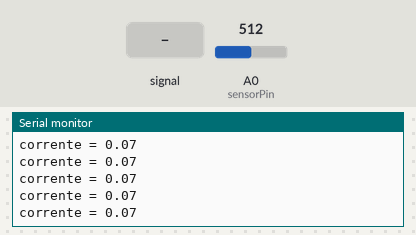
Bench run of a sketch on a simulated Arduino Uno, built with avr-gcc and run on an emulated ATmega328P. Shown: the last lines printed to the serial monitor. The test bench sets the inputs (shaded band); at power-on: A0 (sensorPin) = 512.

Above: at 1.2 s.
1.3 s: A0 (sensorPin) fed a 200 Hz sine of ±81 counts around its level
At 1.52 s:
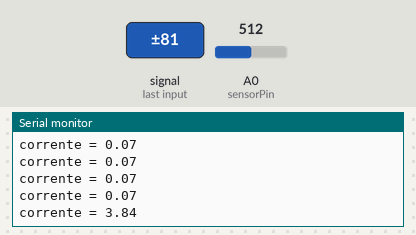
2.8 s: A0 (sensorPin) set to 716
At 2.8 s:
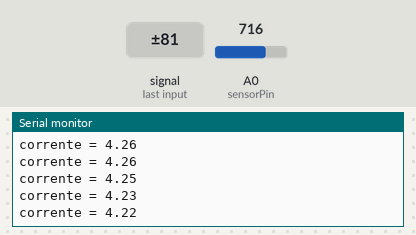
4.3 s: A0 (sensorPin) set to 900
At 4.31 s:
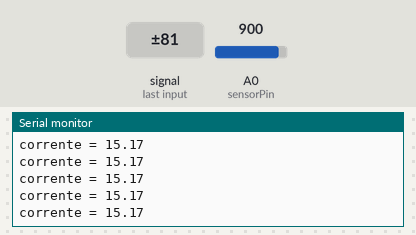
Timing chart, 0 to 7.3 s (numbered marks = the images above; inputs shaded):
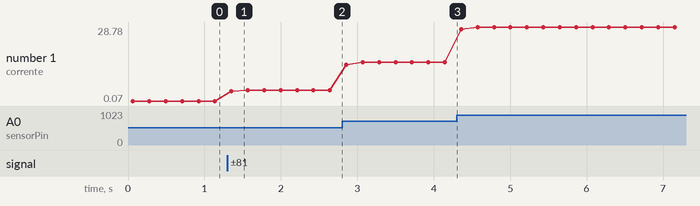

The sketch:

sensor_de_corrente.ino
```cpp
const int sensorPin = A0;
float sensorValue_aux = 0;
float sensorValue = 0;
float currentValue = 0;
float voltsporUnidade = 0.0048828125;

void setup() {

Serial.begin(9600);
}

void loop() {


  for(int i=500; i>0; i--)
  {
  sensorValue_aux = (analogRead(sensorPin) -511); // le o sensor na pino analogico A0 e ajusta o valor lido ja que a saída do sensor é vcc/2 para corrente =0
  sensorValue += pow(sensorValue_aux,2);  // soma os quadardos das leituras no laco
  }

  sensorValue = (sqrt(sensorValue/ 500)) * voltsporUnidade; // finaliza o calculo da méida quadratica e ajusta o valor lido para volts
  currentValue = (sensorValue/66)*1000; // calcula a corrente considerando a sensibilidade do sernsor (66 mV por amper)

  // mostra o resultado no terminal
  Serial.print("corrente = " );
  Serial.print(currentValue);
  Serial.print("\n" );
  sensorValue =0;
  delay(150);

}
```

Measured:
- after the input at 1.3 s, the serial monitor: prints a new line after 0.05 s (image 1)
- plotted number 1: 0.07 → 4.22 after the input at 1.3 s, 4.22 → 15.17 after the input at 2.8 s, 15.17 → 28.78 after the input at 4.3 s
